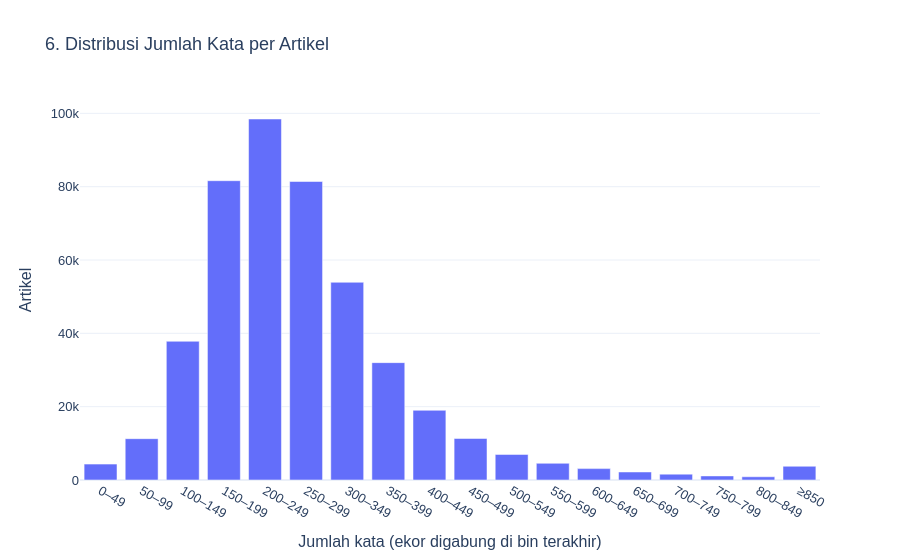

The notebook cell saved with this chart:
### Markdown cell above
## 6. Distribusi Panjang Artikel

Histogram dihitung di DuckDB. Bin terakhir menampung semua nilai di atas batas
pembulatan persentil 99; artikel pada ekor distribusi tidak dibuang.

### Code cell
length = connection.execute("""
    SELECT AVG(word_count) AS mean_words, MEDIAN(word_count) AS median_words,
           QUANTILE_CONT(word_count, 0.99) AS p99,
           MIN(word_count) AS min_words, MAX(word_count) AS max_words,
           COUNT(*) FILTER (WHERE is_length_outlier) AS outliers
    FROM news
""").df().iloc[0]
tail_cutoff = max(100, int(math.ceil(float(length['p99']) / 50) * 50))
histogram = connection.execute("""
    SELECT LEAST(CAST(FLOOR(word_count / 50.0) * 50 AS INTEGER), ?) AS bin_start,
           COUNT(*) AS artikel
    FROM news GROUP BY bin_start ORDER BY bin_start
""", [tail_cutoff]).df()
histogram['rentang_kata'] = [
    f'{int(start)}–{int(start) + 49}' if start < tail_cutoff else f'≥{tail_cutoff}'
    for start in histogram['bin_start']
]
assert int(histogram['artikel'].sum()) == total
fig = px.bar(histogram, x='rentang_kata', y='artikel',
             labels={'rentang_kata': 'Jumlah kata (ekor digabung di bin terakhir)', 'artikel': 'Artikel'},
             title='6. Distribusi Jumlah Kata per Artikel')
show_and_save(fig, '06_article_length_distribution')

### Figure 1 — Plotly figure (JSON) as saved in the notebook; plotly's stock layout.template omitted (floating-point values rounded to 4 significant figures)
{"data": [{"hovertemplate": "Jumlah kata (ekor digabung di bin terakhir)=%{x}<br>Artikel=%{y}<extra></extra>", "legendgroup": "", "marker": {"color": "#636efa", "pattern": {"shape": ""}}, "name": "", "orientation": "v", "showlegend": false, "textposition": "auto", "type": "bar", "x": ["0–49", "50–99", "100–149", "150–199", "200–249", "250–299", "300–349", "350–399", "400–449", "450–499", "500–549", "550–599", "600–649", "650–699", "700–749", "750–799", "800–849", "≥850"], "xaxis": "x", "y": [4332, 11269, 37833, 81630, 98458, 81410, 53927, 32012, 19010, 11324, 6973, 4552, 3105, 2188, 1597, 1114, 878, 3748], "yaxis": "y"}], "layout": {"barmode": "relative", "font": {"family": "Arial", "size": 13}, "hovermode": "closest", "legend": {"tracegroupgap": 0}, "title": {"text": "6. Distribusi Jumlah Kata per Artikel"}, "xaxis": {"anchor": "y", "domain": [0, 1], "title": {"text": "Jumlah kata (ekor digabung di bin terakhir)"}}, "yaxis": {"anchor": "x", "domain": [0, 1], "title": {"text": "Artikel"}}}}
